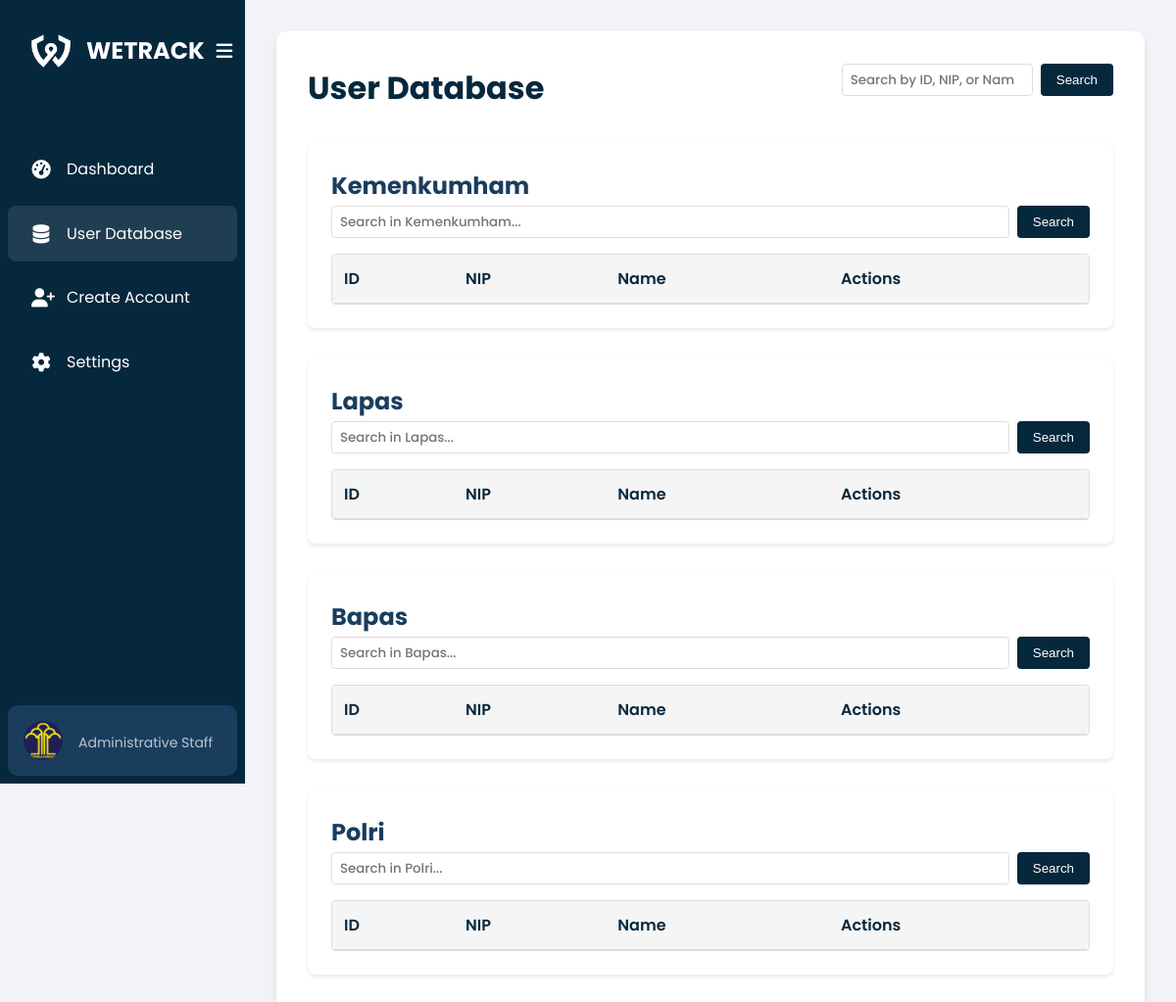
/kemenkumham/pages/data.php, run on an earlier commit of the app's database.
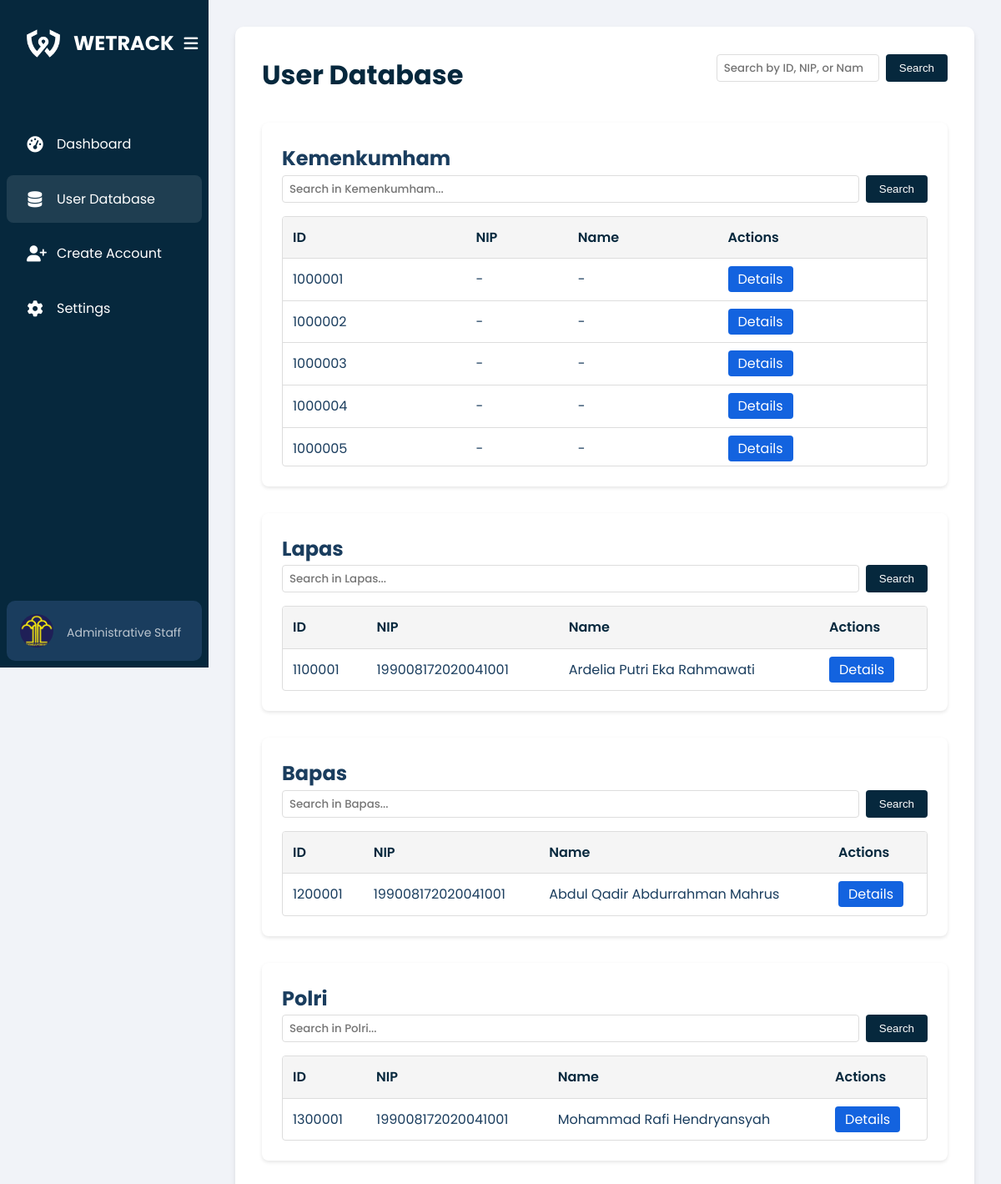
And on a later commit of the database.
### tables this page shows
CREATE TABLE `users` (
  `id` int(11) NOT NULL,
  `profile_picture` varchar(255) DEFAULT '/wetrack/kemenkumham/image/kemenkumham.png',
  `nip` varchar(50) DEFAULT NULL,
  `full_name` varchar(255) DEFAULT NULL,
  `place_of_birth` varchar(100) DEFAULT NULL,
  `date_of_birth` date DEFAULT NULL,
  `religion` varchar(50) DEFAULT NULL,
  `region` varchar(100) DEFAULT NULL,
  `role` enum('Kemenkumham','Lapas','Bapas','Polri') NOT NULL,
  `email` varchar(100) DEFAULT NULL,
  `phone` varchar(15) DEFAULT NULL,
  `address` text DEFAULT NULL,
  `status` enum('Active','Inactive') DEFAULT 'Active',
  `created_by` int(11) DEFAULT NULL,
  `created_at` timestamp NOT NULL DEFAULT current_timestamp(),
  `position` varchar(100) DEFAULT NULL,
  `password` varchar(255) NOT NULL,
  `gender` enum('Male','Female','Other') DEFAULT NULL
);

### kemenkumham/pages/data.php (the view, shortened to what this page needs)
<?php
require __DIR__ . '/../../config/connection.php';
$user_id = $_SESSION['user_id'];
$query = "SELECT id, profile_picture FROM users WHERE id = ?";
$stmt = $conn->prepare($query);
$stmt->bind_param("i", $user_id);
$stmt->execute();
$stmt->bind_result($id, $profile_picture);
if (!$profile_picture) {
    $profile_picture = '/wetrack/kemenkumham/Image/kemenkumham.png';
}
function fetchUsersByRole($conn, $role, $search = '')
{
    $query = "SELECT id, nip, full_name FROM users WHERE role = ?";
    $params = [$role];
    $types = "s";
    $stmt = $conn->prepare($query);
    $stmt->bind_param($types, ...$params);
    $stmt->execute();
    $result = $stmt->get_result();
    return $result->fetch_all(MYSQLI_ASSOC);
}
$search = isset($_GET['search']) ? $_GET['search'] : '';
$kemenkumhamUsers = fetchUsersByRole($conn, 'Kemenkumham', $search);
$lapasUsers = fetchUsersByRole($conn, 'Lapas', $search);
$bapasUsers = fetchUsersByRole($conn, 'Bapas', $search);
$polriUsers = fetchUsersByRole($conn, 'Polri', $search);
?>
<!DOCTYPE html>
<html lang="en">
<head>
    <link rel="stylesheet" href="/wetrack/kemenkumham/css/data.css">
    <link rel="stylesheet" href="https://cdnjs.cloudflare.com/ajax/libs/font-awesome/6.4.0/css/all.min.css">
</head>
<body>
    <div class="container">
        <aside class="sidebar">
            <div class="sidebar-header">
                <div class="logo">
                    <img src="/wetrack/kemenkumham/Image/wetrack-logo-white.png" alt="WETRACK Logo">
                    <h1 class="logo-text">WETRACK</h1>
                </div>
                <button id="toggle-sidebar" class="toggle-sidebar">
                    <i class="fas fa-bars"></i>
                </button>
            </div>
            <nav class="nav-links">
                <ul>
                    <li><a href="/wetrack/kemenkumham/pages/home.php"><i class="fas fa-tachometer-alt"></i> <span>Dashboard</span></a></li>
                    <li class="active"><a href="/wetrack/kemenkumham/pages/data.php"><i class="fas fa-database"></i> <span>User Database</span></a></li>
                    <li><a href="/wetrack/kemenkumham/pages/create-account.php"><i class="fas fa-user-plus"></i> <span>Create Account</span></a></li>
                    <li><a href="/wetrack/kemenkumham/pages/setting.php"><i class="fas fa-cog"></i> <span>Settings</span></a></li>
                </ul>
            </nav>
            <div class="user-profile">
                <img src="<?php echo $profile_picture; ?>" alt="Profile picture" width="40" height="40">
                <div class="user-info">
                    <p>Administrative Staff</p>
                </div>
            </div>
        </aside>
        <main class="content">
            <div class="content-container">
                <div class="content-header">
                    <h1>User Database</h1>
                    <form class="search-container" method="GET">
                        <input type="text" name="search" placeholder="Search by ID, NIP, or Name..."
                            value="<?php echo htmlspecialchars($search); ?>">
                        <button type="submit">Search</button>
                    </form>
                </div>
                <section class="table-section">
                    <h2>Kemenkumham</h2>
                    <form class="search-container" method="GET">
                        <input type="text" name="search" placeholder="Search in Kemenkumham..."
                            value="<?php echo htmlspecialchars($search); ?>">
                        <button type="submit">Search</button>
                    </form>
                    <div class="table-wrapper">
                        <table class="user-table">
                            <thead>
                                <tr>
                                    <th>ID</th>
                                    <th>NIP</th>
                                    <th>Name</th>
                                    <th>Actions</th>
                                </tr>
                            </thead>
                            <tbody>
                                <?php foreach ($kemenkumhamUsers as $user): ?>
                                    <tr>
                                        <td><?php echo htmlspecialchars($user['id']); ?></td>
                                        <td><?php echo htmlspecialchars($user['nip'] ?? '-'); ?></td>
                                        <td><?php echo htmlspecialchars($user['full_name'] ?? '-'); ?></td>
                                        <td>
                                            <a href="user-details.php?id=<?php echo $user['id']; ?>"
                                                class="btn-details">Details</a>
                                        </td>
                                    </tr>
                                <?php endforeach; ?>
                            </tbody>
                        </table>
                    </div>
                </section>
                <section class="table-section">
                    <h2>Lapas</h2>
                    <form class="search-container" method="GET">
                        <input type="text" name="search" placeholder="Search in Lapas..."
                            value="<?php echo htmlspecialchars($search); ?>">
                        <button type="submit">Search</button>
                    </form>
                    <div class="table-wrapper">
                        <table class="user-table">
                            <thead>
                                <tr>
                                    <th>ID</th>
                                    <th>NIP</th>
                                    <th>Name</th>
                                    <th>Actions</th>
                                </tr>
                            </thead>
                            <tbody>
                                <?php foreach ($lapasUsers as $user): ?>
                                    <tr>
                                        <td><?php echo htmlspecialchars($user['id']); ?></td>
                                        <td><?php echo htmlspecialchars($user['nip'] ?? '-'); ?></td>
                                        <td><?php echo htmlspecialchars($user['full_name'] ?? '-'); ?></td>
                                        <td>
                                            <a href="user-details.php?id=<?php echo $user['id']; ?>"
                                                class="btn-details">Details</a>
                                        </td>
                                    </tr>
                                <?php endforeach; ?>
                            </tbody>
                        </table>
                    </div>
                </section>
                <section class="table-section">
                    <h2>Bapas</h2>
                    <form class="search-container" method="GET">
                        <input type="text" name="search" placeholder="Search in Bapas..."
                            value="<?php echo htmlspecialchars($search); ?>">
                        <button type="submit">Search</button>
                    </form>
                    <div class="table-wrapper">
                        <table class="user-table">
                            <thead>
                                <tr>
                                    <th>ID</th>
                                    <th>NIP</th>
                                    <th>Name</th>
                                    <th>Actions</th>
                                </tr>
                            </thead>
                            <tbody>
                                <?php foreach ($bapasUsers as $user): ?>
                                    <tr>
                                        <td><?php echo htmlspecialchars($user['id']); ?></td>
                                        <td><?php echo htmlspecialchars($user['nip'] ?? '-'); ?></td>
                                        <td><?php echo htmlspecialchars($user['full_name'] ?? '-'); ?></td>
                                        <td>
                                            <a href="user-details.php?id=<?php echo $user['id']; ?>"
                                                class="btn-details">Details</a>
                                        </td>
                                    </tr>
                                <?php endforeach; ?>
                            </tbody>
                        </table>
                    </div>
                </section>
                <section class="table-section">
                    <h2>Polri</h2>
                    <form class="search-container" method="GET">
                        <input type="text" name="search" placeholder="Search in Polri..."
                            value="<?php echo htmlspecialchars($search); ?>">
                        <button type="submit">Search</button>
                    </form>
                    <div class="table-wrapper">
                        <table class="user-table">
                            <thead>
                                <tr>
                                    <th>ID</th>
                                    <th>NIP</th>
                                    <th>Name</th>
                                    <th>Actions</th>
                                </tr>
                            </thead>
                            <tbody>
                                <?php foreach ($polriUsers as $user): ?>
                                    <tr>
                                        <td><?php echo htmlspecialchars($user['id']); ?></td>
                                        <td><?php echo htmlspecialchars($user['nip'] ?? '-'); ?></td>
                                        <td><?php echo htmlspecialchars($user['full_name'] ?? '-'); ?></td>
                                        <td>
                                            <a href="user-details.php?id=<?php echo $user['id']; ?>"
                                                class="btn-details">Details</a>
                                        </td>
                                    </tr>
                                <?php endforeach; ?>
                            </tbody>
                        </table>
                    </div>
                </section>
            </div>
        </main>
    </div>
</body>
</html>

### kemenkumham/css/data.css (style rules this page uses)
:root { --primary-color: #06283D; --secondary-color: #1363DF; --background-color: #f1f3f8; --card-color: #ffffff; --accent-color: #f39c12; --text-color: #1a3d5e; --success-color: #27ae60; --danger-color: #e74c3c; --warning-color: #f1c40f; }
* { margin: 0; padding: 0; box-sizing: border-box; }
body { font-family: 'Poppins', sans-serif; background-color: var(--background-color); color: var(--text-color); line-height: 1.6; }
.container { display: flex; min-height: 100vh; }
.sidebar { width: 250px; background: var(--primary-color); color: white; padding: 0.5rem; display: flex; flex-direction: column; transition: width 0.3s ease-in-out; position: fixed; top: 0; left: 0; height: 100vh; overflow-y: auto; z-index: 100; }
.sidebar-header { position: relative; display: flex; justify-content: space-between; align-items: center; padding: 1.5rem; margin-bottom: 2rem; }
.logo { display: flex; align-items: center; gap: 1rem; }
.logo img { width: 40px; height: 40px; flex-shrink: 0; }
.logo-text { font-size: 1.5rem; font-weight: 700; transition: opacity 0.3s ease-in-out; }
.toggle-sidebar { background: transparent; border: none; color: white; font-size: 1.2rem; cursor: pointer; padding: 0.5rem; display: flex; align-items: center; justify-content: center; width: 40px; height: 40px; flex-shrink: 0; }
.nav-links { margin-top: 1rem; }
.nav-links ul { list-style: none; display: flex; flex-direction: column; gap: 0.5rem; }
.nav-links li a { text-decoration: none; color: white; display: flex; align-items: center; padding: 1rem 1.5rem; gap: 1rem; transition: background-color 0.3s ease; }
.nav-links li.active a, .nav-links a:hover { background: rgba(255, 255, 255, 0.1); border-radius: 8px; }
.nav-links a i { font-size: 1.2rem; width: 20px; text-align: center; }
.user-profile { margin-top: auto; display: flex; align-items: center; padding: 1rem; background-color: #1a3d5e; border-radius: 10px; transition: all 0.3s ease-in-out; }
.user-profile img { width: 40px; height: 40px; border-radius: 50%; margin-right: 1rem; transition: margin 0.3s ease-in-out; }
.user-info { transition: opacity 0.3s ease-in-out, width 0.3s ease-in-out; }
.user-info p { font-size: 0.875rem; opacity: 0.7; }
.content { flex: 1; padding: 2rem; margin-left: 250px; overflow-y: auto; }
.content-container { background-color: var(--card-color); border-radius: 10px; padding: 2rem; box-shadow: 0 4px 6px rgba(0, 0, 0, 0.1); }
.content-header { display: flex; justify-content: space-between; align-items: center; margin-bottom: 2rem; }
.content-header h1 { font-size: 2rem; color: var(--primary-color); }
table { width: 100%; border-collapse: collapse; }
th, td { padding: 1rem; text-align: left; border-bottom: 1px solid #eee; }
th { background-color: var(--background-color); color: var(--primary-color); font-weight: 600; }
tr:last-child td { border-bottom: none; }

### kemenkumham/pages/data.php (style rules this page uses)
.table-section { margin-bottom: 2rem; background: white; padding: 1.5rem; border-radius: 8px; box-shadow: 0 2px 4px rgba(0, 0, 0, 0.1); }
.table-wrapper { max-height: 300px; overflow-y: auto; border: 1px solid #ddd; border-radius: 4px; }
.search-container { display: flex; gap: 0.5rem; margin-bottom: 1rem; }
.search-container input { flex: 1; padding: 0.5rem; border: 1px solid #ddd; border-radius: 4px; }
.search-container button { padding: 0.5rem 1rem; background: var(--primary-color); color: white; border: none; border-radius: 4px; cursor: pointer; }
.user-table { width: 100%; border-collapse: collapse; }
.user-table th, .user-table td { padding: 0.75rem; text-align: left; border-bottom: 1px solid #ddd; }
.user-table th { background: #f5f5f5; font-weight: 600; }
.btn-details { padding: 0.25rem 0.75rem; background: var(--secondary-color); color: white; border: none; border-radius: 4px; cursor: pointer; text-decoration: none; }

What changed in the data, as far as the page shows it:
added users: id "1000001", nip "-", full_name "-", shown under "Kemenkumham"
added users: id "1000002", nip "-", full_name "-", shown under "Kemenkumham"
added users: id "1000003", nip "-", full_name "-", shown under "Kemenkumham"
added users: id "1000004", nip "-", full_name "-", shown under "Kemenkumham"
added users: id "1000005", nip "-", full_name "-", shown under "Kemenkumham"
added users: id "1100001", nip "199008172020041001", full_name "Ardelia Putri Eka Rahmawati", shown under "Lapas"
added users: id "1200001", nip "199008172020041001", full_name "Abdul Qadir Abdurrahman Mahrus", shown under "Bapas"
added users: id "1300001", nip "199008172020041001", full_name "Mohammad Rafi Hendryansyah", shown under "Polri"
